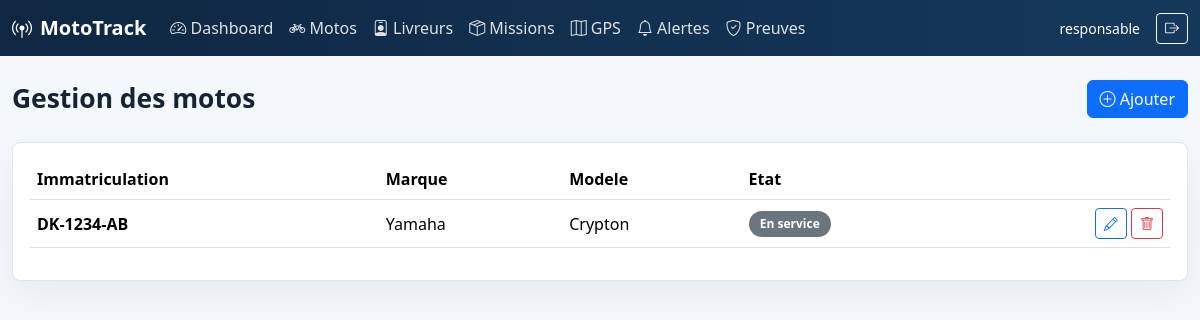
Screenshot of /motos/ (signed in) with the database file from the repository.
### parc/models.py (models this page shows, shortened)
class Moto(models.Model):
    ETAT_CHOICES = [
        ("disponible", "Disponible"),
        ("en_service", "En service"),
        ("maintenance", "Maintenance"),
        ("hors_service", "Hors service"),
    ]
    immatriculation = models.CharField(max_length=50, unique=True)
    marque = models.CharField(max_length=100)
    modele = models.CharField(max_length=100, blank=True)
    etat = models.CharField(max_length=20, choices=ETAT_CHOICES, default="disponible")
    class Meta:
        ordering = ["immatriculation"]

### parc/views.py (the view)
# urls.py: path("motos/", views.moto_list, name="moto_list"),
@responsable_required
def moto_list(request):
    return render(request, "parc/moto_list.html", {"motos": Moto.objects.all()})

### parc/views.py (called while the page is built)
def responsable_required(view_func):
    @wraps(view_func)
    @login_required
    def wrapper(request, *args, **kwargs):
        if request.user.is_staff or request.user.is_superuser:
            return view_func(request, *args, **kwargs)
        if hasattr(request.user, "profil_livreur"):
            return redirect("livreur_dashboard")
        messages.error(request, "Votre compte n'a pas acces a l'espace responsable.")
        return redirect("login")
    return wrapper

### templates/parc/moto_list.html (shortened to what this page needs)
{% extends "base.html" %}
{% block content %}
<div class="page-heading">
    <h1>Gestion des motos</h1>
    <a class="btn btn-primary" href="{% url 'moto_create' %}"><i class="bi bi-plus-circle"></i> Ajouter</a>
</div>
<div class="panel">
    <div class="table-responsive">
        <table class="table table-hover align-middle">
            <thead><tr><th>Immatriculation</th><th>Marque</th><th>Modele</th><th>Etat</th><th></th></tr></thead>
            <tbody>
            {% for moto in motos %}
                <tr>
                    <td class="fw-bold">{{ moto.immatriculation }}</td>
                    <td>{{ moto.marque }}</td>
                    <td>{{ moto.modele }}</td>
                    <td><span class="badge text-bg-secondary badge-status">{{ moto.get_etat_display }}</span></td>
                    <td class="text-end">
                        <a class="btn btn-sm btn-outline-primary" href="{% url 'moto_update' moto.pk %}"><i class="bi bi-pencil"></i></a>
                        <a class="btn btn-sm btn-outline-danger" href="{% url 'moto_delete' moto.pk %}"><i class="bi bi-trash"></i></a>
                    </td>
                </tr>
            {% empty %}
                <tr><td colspan="5" class="text-muted">Aucune moto enregistree.</td></tr>
            {% endfor %}
            </tbody>
        </table>
    </div>
</div>
{% endblock %}

### templates/base.html (shortened to what this page needs)
{% load static %}
<!doctype html>
<html lang="fr">
<head>
    <link href="https://cdn.jsdelivr.net/npm/bootstrap@5.3.3/dist/css/bootstrap.min.css" rel="stylesheet">
    <link href="https://cdn.jsdelivr.net/npm/bootstrap-icons@1.11.3/font/bootstrap-icons.css" rel="stylesheet">
    <link rel="stylesheet" href="https://unpkg.com/leaflet@1.9.4/dist/leaflet.css">
    <link rel="stylesheet" href="{% static 'css/mototrack.css' %}">
</head>
<body>
{% if user.is_authenticated %}
<nav class="navbar navbar-expand-lg app-navbar">
    <div class="container-fluid">
        <a class="navbar-brand fw-bold" href="{% url 'dashboard' %}">
            <i class="bi bi-broadcast-pin me-2"></i>MotoTrack
        </a>
        <div class="collapse navbar-collapse" id="navbarNav">
            <ul class="navbar-nav me-auto">
                {% if user.is_staff or user.is_superuser %}
                    <li class="nav-item"><a class="nav-link" href="{% url 'dashboard' %}"><i class="bi bi-speedometer2"></i> Dashboard</a></li>
                    <li class="nav-item"><a class="nav-link" href="{% url 'moto_list' %}"><i class="bi bi-bicycle"></i> Motos</a></li>
                    <li class="nav-item"><a class="nav-link" href="{% url 'livreur_list' %}"><i class="bi bi-person-badge"></i> Livreurs</a></li>
                    <li class="nav-item"><a class="nav-link" href="{% url 'mission_list' %}"><i class="bi bi-box-seam"></i> Missions</a></li>
                    <li class="nav-item"><a class="nav-link" href="{% url 'carte_gps' %}"><i class="bi bi-map"></i> GPS</a></li>
                    <li class="nav-item"><a class="nav-link" href="{% url 'alerte_list' %}"><i class="bi bi-bell"></i> Alertes</a></li>
                    <li class="nav-item"><a class="nav-link" href="{% url 'preuve_list' %}"><i class="bi bi-shield-check"></i> Preuves</a></li>
                {% else %}
                    <li class="nav-item"><a class="nav-link" href="{% url 'livreur_dashboard' %}"><i class="bi bi-phone"></i> Mes missions</a></li>
                {% endif %}
            </ul>
            <span class="navbar-text me-3 small">{{ user.username }}</span>
            <form method="post" action="{% url 'logout' %}">
                <button class="btn btn-outline-light btn-sm" type="submit"><i class="bi bi-box-arrow-right"></i></button>
            </form>
        </div>
    </div>
</nav>
{% endif %}
<main class="container-fluid app-shell py-4">
    {% block content %}{% endblock %}
</main>
</body>
</html>

### static/css/mototrack.css (style rules this page uses)
:root { --navy: #0f2742; --navy-2: #15385c; --green: #18a058; --orange: #f59e0b; --bg: #f4f7fb; --line: #dde5ef; }
body { background: var(--bg); color: #182235; }
.app-navbar { background: linear-gradient(90deg, var(--navy), var(--navy-2)); }
.app-navbar .navbar-brand, .app-navbar .nav-link, .app-navbar .navbar-text { color: #fff; }
.app-navbar .nav-link { opacity: .86; }
.app-shell { max-width: 1440px; }
.page-heading { align-items: center; display: flex; justify-content: space-between; gap: 1rem; margin-bottom: 1.5rem; }
.page-heading h1 { font-size: 1.65rem; font-weight: 800; margin: 0; }
.panel, .stat-card, .login-panel { background: #fff; border: 1px solid var(--line); border-radius: 8px; box-shadow: 0 14px 40px rgba(15, 39, 66, .06); }
.panel { padding: 1rem; }
.badge-status { border-radius: 999px; font-weight: 700; padding: .45rem .7rem; }

### rows the page displays
Moto: immatriculation "DK-1234-AB", marque "Yamaha", modele "Crypton", etat "En service"

### other values shown
{{ user.username }} "responsable"
